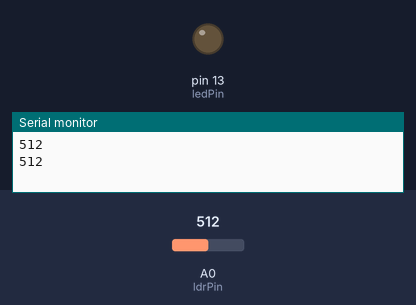
Bench run of a sketch on a simulated Arduino Uno, built with avr-gcc and run on an emulated ATmega328P. On the bench: output pins drawn as LEDs (lit = HIGH), the last lines printed to the serial monitor. The test bench sets the inputs (shaded band); at power-on: A0 (ldrPin) = 512.

Above: at 2.8 s.
2.9 s: A0 (ldrPin) set to 11
6.2 s: A0 (ldrPin) set to 8
At 9.8 s:
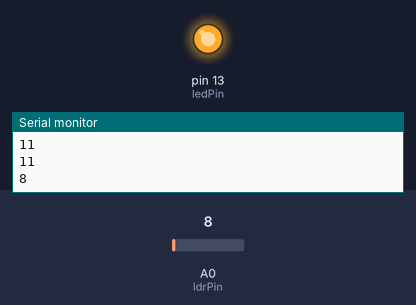
10.5 s: A0 (ldrPin) set to 122
At 14.1 s:
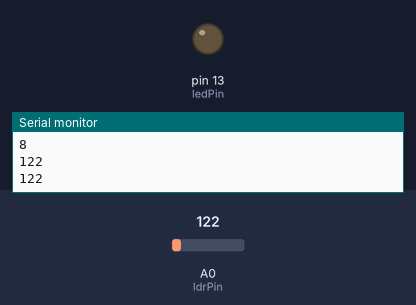
14.5 s: A0 (ldrPin) set to 0
At 18.4 s:
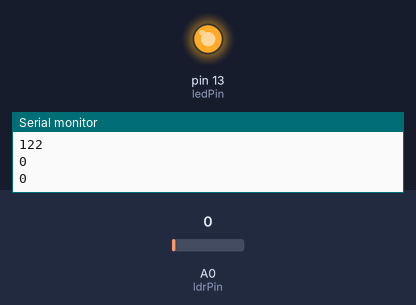
Timing chart, 0 to 19.5 s (numbered marks = the images above; inputs shaded):
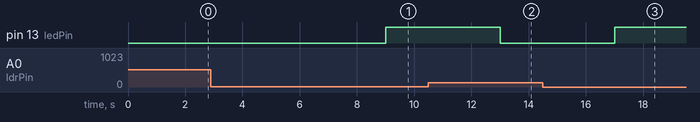

Measured:
- the behaviour switches between 10 and 9 on A0 (ldrPin) (found by bisection; images 0 and 1)
- after the input at 6.2 s, pin 13 (ledPin): LOW → HIGH after 2.8 s
- after the input at 10.5 s, pin 13 (ledPin): HIGH → LOW after 2.5 s
- after the input at 14.5 s, pin 13 (ledPin): LOW → HIGH after 2.5 s

The sketch:

LDR.ino
```cpp
int ldrPin = A0;       // LDR connected to A0
int ledPin = 13;       // Built-in LED or external LED on pin 13
int ldrValue = 0;

void setup() {
  pinMode(ledPin, OUTPUT);
  Serial.begin(9600);
}
void loop() {
  int ldrValue = analogRead(A0);
  Serial.println(ldrValue);  // See real-time reading
  delay(1000);


  // Light threshold: Adjust this based on your environment
  if (ldrValue < 10) {  // Dark environment
    digitalWrite(ledPin, HIGH);  // Turn ON LED
  } else {
    digitalWrite(ledPin, LOW);   // Turn OFF LED
  }

  delay(1000);  // 1 second delay
}
```
